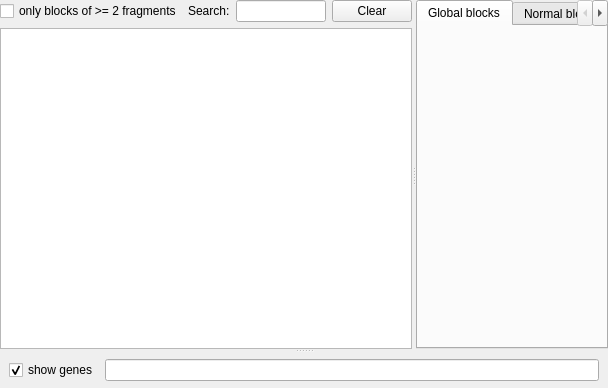
<?xml version="1.0" encoding="UTF-8"?>
<ui version="4.0">
 <class>BlockSetWidget</class>
 <widget class="QWidget" name="BlockSetWidget">
  <property name="geometry">
   <rect>
    <x>0</x>
    <y>0</y>
    <width>608</width>
    <height>388</height>
   </rect>
  </property>
  <property name="windowTitle">
   <string>Form</string>
  </property>
  <layout class="QVBoxLayout" name="verticalLayout_2" stretch="1">
   <property name="margin">
    <number>0</number>
   </property>
   <item>
    <widget class="QWidget" name="widget_3" native="true">
     <layout class="QVBoxLayout" name="verticalLayout_5">
      <property name="margin">
       <number>0</number>
      </property>
      <item>
       <widget class="QSplitter" name="splitter">
        <property name="orientation">
         <enum>Qt::Vertical</enum>
        </property>
        <widget class="QWidget" name="widget" native="true">
         <layout class="QVBoxLayout" name="verticalLayout_6">
          <property name="margin">
           <number>0</number>
          </property>
          <item>
           <widget class="QSplitter" name="splitter_2">
            <property name="orientation">
             <enum>Qt::Horizontal</enum>
            </property>
            <widget class="QWidget" name="layoutWidget">
             <layout class="QVBoxLayout" name="verticalLayout_3">
              <item>
               <layout class="QHBoxLayout" name="horizontalLayout_2">
                <item>
                 <widget class="QCheckBox" name="nonunique">
                  <property name="text">
                   <string>only blocks of &gt;= 2 fragments</string>
                  </property>
                 </widget>
                </item>
                <item>
                 <widget class="QLabel" name="label_2">
                  <property name="text">
                   <string>Search:</string>
                  </property>
                 </widget>
                </item>
                <item>
                 <widget class="QLineEdit" name="blockNameLineEdit">
                  <property name="toolTip">
                   <string>Filter by block name, gene name or sequence</string>
                  </property>
                 </widget>
                </item>
                <item>
                 <widget class="QPushButton" name="clearBlockNameButton">
                  <property name="text">
                   <string>Clear</string>
                  </property>
                 </widget>
                </item>
               </layout>
              </item>
              <item>
               <widget class="QTableView" name="blocksetview"/>
              </item>
             </layout>
            </widget>
            <widget class="QWidget" name="bsaWidget_wrapper" native="true">
             <layout class="QVBoxLayout" name="verticalLayout_7">
              <property name="spacing">
               <number>0</number>
              </property>
              <property name="margin">
               <number>0</number>
              </property>
              <item>
               <widget class="QTabWidget" name="tabWidget">
                <property name="currentIndex">
                 <number>0</number>
                </property>
                <widget class="QWidget" name="global_bsa">
                 <attribute name="title">
                  <string>Global blocks</string>
                 </attribute>
                 <layout class="QHBoxLayout" name="horizontalLayout_5">
                  <property name="spacing">
                   <number>0</number>
                  </property>
                  <property name="margin">
                   <number>0</number>
                  </property>
                  <item>
                   <layout class="QVBoxLayout" name="global_bsa_layout">
                    <property name="spacing">
                     <number>0</number>
                    </property>
                   </layout>
                  </item>
                 </layout>
                </widget>
                <widget class="QWidget" name="common_bsa">
                 <attribute name="title">
                  <string>Normal blocks</string>
                 </attribute>
                 <layout class="QHBoxLayout" name="horizontalLayout_4">
                  <property name="spacing">
                   <number>0</number>
                  </property>
                  <property name="margin">
                   <number>0</number>
                  </property>
                  <item>
                   <widget class="QWidget" name="bsaWidget" native="true">
                    <layout class="QVBoxLayout" name="verticalLayout_4" stretch="0,1">
                     <property name="margin">
                      <number>0</number>
                     </property>
                     <item>
                      <layout class="QHBoxLayout" name="horizontalLayout_3" stretch="1,0">
                       <item alignment="Qt::AlignRight">
                        <widget class="QLabel" name="label">
                         <property name="text">
                          <string>blockset alignment:</string>
                         </property>
                        </widget>
                       </item>
                       <item>
                        <widget class="QComboBox" name="bsaComboBox"/>
                       </item>
                      </layout>
                     </item>
                     <item>
                      <widget class="QWidget" name="widget_4" native="true">
                       <layout class="QVBoxLayout" name="verticalLayout_8">
                        <property name="margin">
                         <number>0</number>
                        </property>
                        <item>
                         <layout class="QVBoxLayout" name="BSAView_layout"/>
                        </item>
                       </layout>
                      </widget>
                     </item>
                    </layout>
                   </widget>
                  </item>
                 </layout>
                </widget>
               </widget>
              </item>
             </layout>
            </widget>
           </widget>
          </item>
         </layout>
        </widget>
        <widget class="QWidget" name="widget_2" native="true">
         <layout class="QVBoxLayout" name="verticalLayout" stretch="0,1">
          <property name="margin">
           <number>0</number>
          </property>
          <item>
           <widget class="QWidget" name="genesWidget" native="true">
            <layout class="QHBoxLayout" name="horizontalLayout">
             <property name="leftMargin">
              <number>9</number>
             </property>
             <property name="topMargin">
              <number>0</number>
             </property>
             <property name="bottomMargin">
              <number>0</number>
             </property>
             <item>
              <widget class="QCheckBox" name="showGenesCheckBox">
               <property name="text">
                <string>show genes</string>
               </property>
               <property name="checked">
                <bool>true</bool>
               </property>
              </widget>
             </item>
             <item>
              <widget class="QLineEdit" name="geneNameLineEdit">
               <property name="readOnly">
                <bool>true</bool>
               </property>
              </widget>
             </item>
            </layout>
           </widget>
          </item>
          <item>
           <layout class="QVBoxLayout" name="AlignmentView_layout"/>
          </item>
         </layout>
        </widget>
       </widget>
      </item>
     </layout>
    </widget>
   </item>
  </layout>
  <action name="actionCopy_block_name">
   <property name="text">
    <string>Copy block name</string>
   </property>
  </action>
  <action name="actionCopy_fragment_id">
   <property name="text">
    <string>Copy fragment id</string>
   </property>
  </action>
 </widget>
 <resources/>
 <connections/>
</ui>
